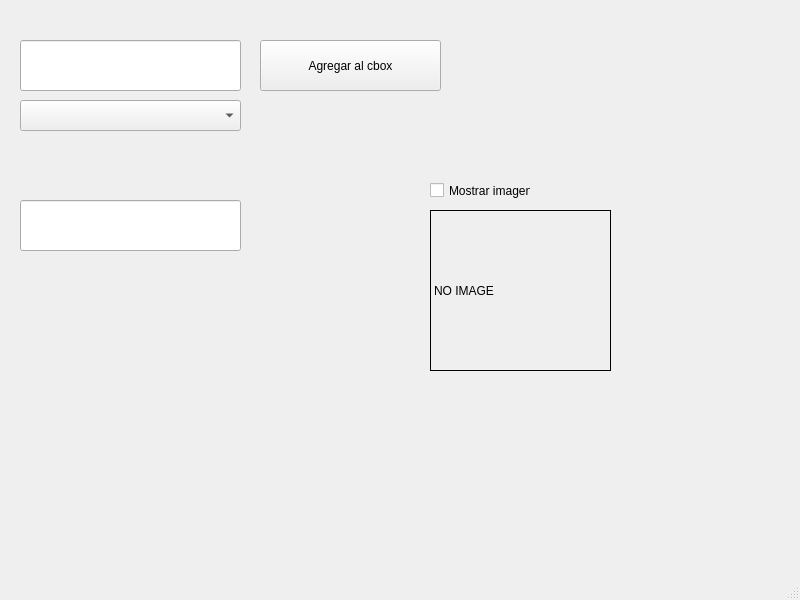
<?xml version="1.0" encoding="UTF-8"?>
<ui version="4.0">
 <class>MainWindow</class>
 <widget class="QMainWindow" name="MainWindow">
  <property name="geometry">
   <rect>
    <x>0</x>
    <y>0</y>
    <width>800</width>
    <height>600</height>
   </rect>
  </property>
  <property name="windowTitle">
   <string>MainWindow</string>
  </property>
  <widget class="QWidget" name="centralwidget">
   <widget class="QPushButton" name="button">
    <property name="geometry">
     <rect>
      <x>260</x>
      <y>40</y>
      <width>181</width>
      <height>51</height>
     </rect>
    </property>
    <property name="text">
     <string>Agregar al cbox</string>
    </property>
   </widget>
   <widget class="QCheckBox" name="checkBox">
    <property name="geometry">
     <rect>
      <x>430</x>
      <y>180</y>
      <width>101</width>
      <height>21</height>
     </rect>
    </property>
    <property name="text">
     <string>Mostrar imagen</string>
    </property>
   </widget>
   <widget class="QLineEdit" name="line">
    <property name="geometry">
     <rect>
      <x>20</x>
      <y>40</y>
      <width>221</width>
      <height>51</height>
     </rect>
    </property>
   </widget>
   <widget class="QComboBox" name="comboBox">
    <property name="geometry">
     <rect>
      <x>20</x>
      <y>100</y>
      <width>221</width>
      <height>31</height>
     </rect>
    </property>
   </widget>
   <widget class="QLabel" name="imagen">
    <property name="geometry">
     <rect>
      <x>430</x>
      <y>210</y>
      <width>181</width>
      <height>161</height>
     </rect>
    </property>
    <property name="frameShape">
     <enum>QFrame::Box</enum>
    </property>
    <property name="text">
     <string>NO IMAGE</string>
    </property>
    <property name="scaledContents">
     <bool>true</bool>
    </property>
   </widget>
   <widget class="QLineEdit" name="line2">
    <property name="geometry">
     <rect>
      <x>20</x>
      <y>200</y>
      <width>221</width>
      <height>51</height>
     </rect>
    </property>
    <property name="readOnly">
     <bool>true</bool>
    </property>
   </widget>
  </widget>
  <widget class="QStatusBar" name="statusbar"/>
 </widget>
 <resources/>
 <connections/>
</ui>
